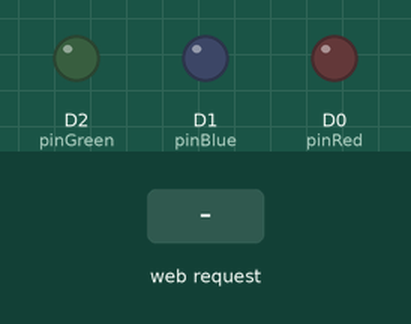
Simulated run of this sketch. Board: ESP8266 (NodeMCU). Shown: output pins drawn as LEDs (lit = HIGH). Dashed ring = blinking. Inputs (shaded band) come from the test bench. WiFi joins after 1.5 s; servers stay silent unless stated; what the sketch prints to the serial monitor is not drawn.

Above: at 2.7 s.
2.8 s: HTTP request GET /auto received
At 3.6 s:
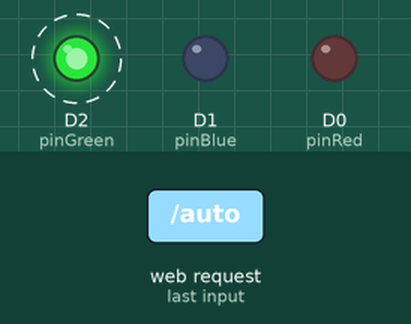
At 5.7 s:
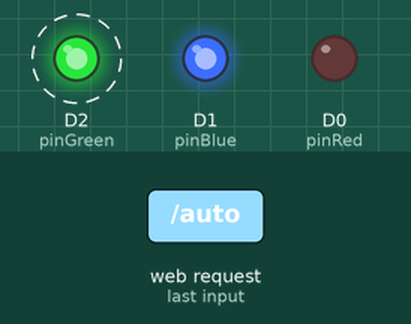
5.8 s: HTTP request GET /color received
At 6.4 s:
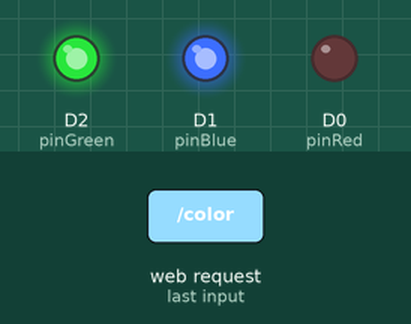
Timing chart, 0 to 8.8 s (numbered marks = the images above; inputs shaded):
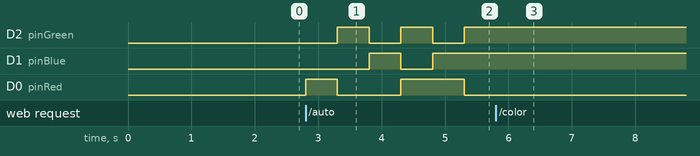

The sketch:

server.ino
```cpp
#include <ESP8266WiFi.h>

// WiFi configuration
const char* ssid = "ssid";
const char* password = "password";

WiFiServer server(80); // Create a server on port 80 (HTTP)

// Define pins for the MOSFETs
const int pinRed = D0;   // Red
const int pinBlue = D1;  // Blue
const int pinGreen = D2; // Green

bool autoMode = false;  // Automatic mode (cycling)
int delayTime = 500;    // Delay between colors (in ms)

// Function to set a color
void setColor(bool red, bool green, bool blue) {
  digitalWrite(pinRed, red ? LOW : HIGH);
  digitalWrite(pinGreen, green ? LOW : HIGH);
  digitalWrite(pinBlue, blue ? LOW : HIGH);
}

// Function to cycle through colors
void cycleColors() {
  setColor(false, true, true); // Red
  delay(delayTime);
  setColor(true, false, true); // Green
  delay(delayTime);
  setColor(true, true, false); // Blue
  delay(delayTime);
  setColor(false, false, true); // Yellow
  delay(delayTime);
  setColor(false, true, false); // Magenta
  delay(delayTime);
  setColor(true, false, false); // Cyan
  delay(delayTime);
}

void setup() {
  pinMode(pinRed, OUTPUT);
  pinMode(pinBlue, OUTPUT);
  pinMode(pinGreen, OUTPUT);
  setColor(true, true, true); // Turn off all LEDs (HIGH = OFF)

  Serial.begin(115200);
  WiFi.begin(ssid, password);
  while (WiFi.status() != WL_CONNECTED) {
    delay(500);
    Serial.print(".");
  }
  Serial.println("\nWiFi connected!");
  Serial.println("IP address: " + WiFi.localIP().toString());
  server.begin();
}

void loop() {
  if (autoMode) {
    cycleColors();
  }

  WiFiClient client = server.available();
  if (!client) {
    return;
  }

  String request = client.readStringUntil('\r');
  client.flush();

  if (request.indexOf("/color") != -1) {
    autoMode = false; // Disable automatic mode
    if (request.indexOf("red=1&green=0&blue=1") != -1) setColor(false, true, true); // Red
    if (request.indexOf("red=1&green=1&blue=0") != -1) setColor(true, false, true); // Green
    if (request.indexOf("red=0&green=1&blue=1") != -1) setColor(true, true, false); // Blue
    if (request.indexOf("red=1&green=0&blue=0") != -1) setColor(false, false, true); // Yellow
    if (request.indexOf("red=0&green=1&blue=0") != -1) setColor(false, true, false); // Magenta
    if (request.indexOf("red=0&green=0&blue=1") != -1) setColor(true, false, false); // Cyan
  }

  if (request.indexOf("/auto") != -1) {
    autoMode = true;
  }

  if (request.indexOf("/speed?value=") != -1) {
    int idx = request.indexOf("value=") + 6;
    delayTime = request.substring(idx, request.indexOf(' ', idx)).toInt();
    delayTime = constrain(delayTime, 100, 2000);
  }

  client.println("HTTP/1.1 200 OK");
  client.println("Content-Type: text/html");
  client.println("Connection: close");
  client.println();

  client.println("<!DOCTYPE HTML>");
  client.println("<html>");
  client.println("<head>");
  client.println("<title>Control of LEDs</title>");
  client.println("<style>");
  client.println("body { font-family: Arial, sans-serif; text-align: center; margin-top: 50px; }");
  client.println(".color-circle { display: inline-block; width: 50px; height: 50px; border-radius: 50%; margin: 10px; cursor: pointer; }");
  client.println(".button { display: inline-block; padding: 10px 20px; margin: 20px; background-color: #4CAF50; color: white; border: none; border-radius: 5px; cursor: pointer; }");
  client.println(".button:hover { background-color: #45a049; }");
  client.println(".slider { width: 80%; margin: 20px auto; }");
  client.println("</style>");
  client.println("</head>");
  client.println("<body>");
  client.println("<h1>Control of LEDs</h1>");
  client.println("<p>Click on a color to display it:</p>");

  client.println("<div class=\"color-circle\" style=\"background-color:red;\" onclick=\"location.href='/color?red=1&green=0&blue=1'\"></div>");
  client.println("<div class=\"color-circle\" style=\"background-color:green;\" onclick=\"location.href='/color?red=1&green=1&blue=0'\"></div>");
  client.println("<div class=\"color-circle\" style=\"background-color:blue;\" onclick=\"location.href='/color?red=0&green=1&blue=1'\"></div>");
  client.println("<div class=\"color-circle\" style=\"background-color:yellow;\" onclick=\"location.href='/color?red=1&green=0&blue=0'\"></div>");
  client.println("<div class=\"color-circle\" style=\"background-color:magenta;\" onclick=\"location.href='/color?red=0&green=1&blue=0'\"></div>");
  client.println("<div class=\"color-circle\" style=\"background-color:cyan;\" onclick=\"location.href='/color?red=0&green=0&blue=1'\"></div>");

  client.println("<button class=\"button\" onclick=\"location.href='/auto'\">Cycle Colors</button>");

  client.println("<p>Adjust the speed of the cycle:</p>");
  client.println("<input class=\"slider\" type=\"range\" min=\"100\" max=\"2000\" value=\"" + String(delayTime) + "\" onchange=\"location.href='/speed?value=' + this.value\">");

  client.println("</body>");
  client.println("</html>");
}
```

Measured:
- after the input at 2.8 s, D2 (pinGreen): alternates HIGH for 0.50 s and LOW for 0.50 s, starting after 0.50 s; D1 (pinBlue): LOW → HIGH after 1.0 s, → LOW 0.50 s later, → HIGH 0.50 s later; D0 (pinRed): LOW → HIGH at once, → LOW 0.50 s later, → HIGH 1.0 s later, → LOW 1.0 s later
- after the input at 5.8 s, D2 (pinGreen), D1 (pinBlue): stops changing and stays HIGH; D0 (pinRed): stops changing and stays LOW
